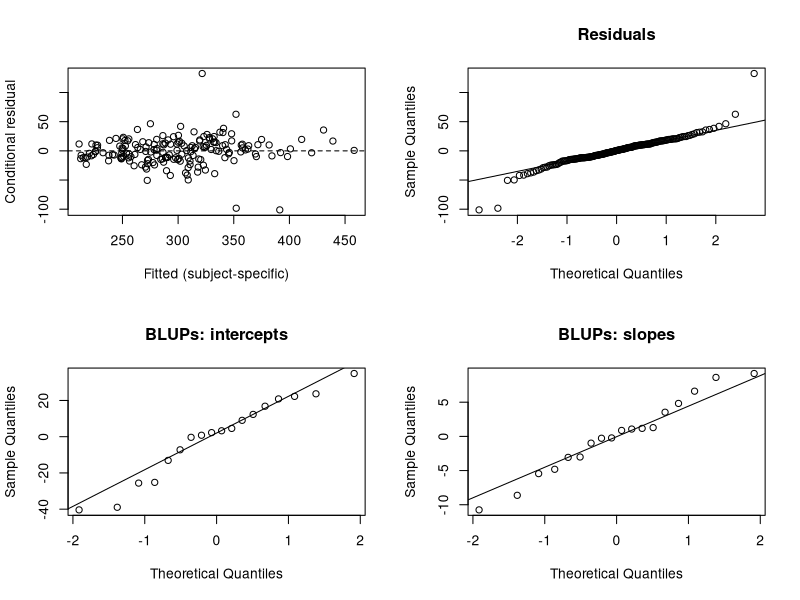

Source code (R):
## ---- chunk 1
knitr::opts_chunk$set(echo = TRUE, message = FALSE, warning = FALSE)
## ---- chunk 2
library(lme4)
data(sleepstudy)
m_ri  <- lmer(Reaction ~ Days + (1 | Subject), data = sleepstudy)       # REML
m_ris <- lmer(Reaction ~ Days + (Days | Subject), data = sleepstudy)    # REML
## ---- chunk 3
cf <- summary(m_ris)$coefficients
cbind(cf, p_normal = 2 * pnorm(-abs(cf[, "t value"])))
## ---- chunk 4
m1_ml <- update(m_ris, REML = FALSE)
m0_ml <- update(m1_ml, . ~ . - Days)
anova(m0_ml, m1_ml)
# What NOT to do: a "LRT" from REML fits with different X
m0_reml <- update(m_ris, . ~ . - Days)
2 * (logLik(m_ris) - logLik(m0_reml))   # not a valid LRT statistic
## ---- chunk 5
confint(m_ris, method = "profile")
## ---- chunk 6
m_lm <- lm(Reaction ~ Days, data = sleepstudy)
m_ri_ml <- update(m_ri, REML = FALSE)
T_int <- as.numeric(2 * (logLik(m_ri_ml) - logLik(m_lm)))
c(T = T_int, p_naive = pchisq(T_int, 1, lower.tail = FALSE),
  p_mixture = 0.5 * pchisq(T_int, 1, lower.tail = FALSE))
## ---- chunk 7
a <- anova(m_ri, m_ris, refit = FALSE)
a
T_slope <- a$Chisq[2]
c(p_naive = pchisq(T_slope, 2, lower.tail = FALSE),
  p_mixture = 0.5 * pchisq(T_slope, 1, lower.tail = FALSE) +
              0.5 * pchisq(T_slope, 2, lower.tail = FALSE))
## ---- chunk 8
set.seed(2027)
sim_T <- replicate(300, {
  ys <- simulate(m_lm)[, 1]
  d  <- transform(sleepstudy, ys = ys)
  f1 <- suppressMessages(lmer(ys ~ Days + (1 | Subject), data = d, REML = FALSE))
  max(0, as.numeric(2 * (logLik(f1) - logLik(lm(ys ~ Days, data = d)))))
})
c(share_zero = mean(sim_T < 1e-6),            # close to 1/2
  q95_sim = unname(quantile(sim_T, 0.95)),    # compare with qchisq(0.90, 1) = 2.71
  q95_mixture = qchisq(0.90, 1))
## ---- chunk 9
m_unc <- lmer(Reaction ~ Days + (Days || Subject), data = sleepstudy)   # rho = 0
AIC(m_ri, m_unc, m_ris)      # REML fits: comparable because X is the same
## ---- chunk 10
res <- resid(m_ris)                 # conditional residuals y - X beta - Z b
fit <- fitted(m_ris)
re  <- ranef(m_ris)$Subject
op <- par(mfrow = c(2, 2))
plot(fit, res, xlab = "Fitted (subject-specific)", ylab = "Conditional residual")
abline(h = 0, lty = 2)
qqnorm(res, main = "Residuals"); qqline(res)
qqnorm(re[, 1], main = "BLUPs: intercepts"); qqline(re[, 1])
qqnorm(re[, 2], main = "BLUPs: slopes"); qqline(re[, 2])
par(op)
# Which observations have the largest standardised residuals?
head(sleepstudy[order(-abs(resid(m_ris, scaled = TRUE))), ], 3)
